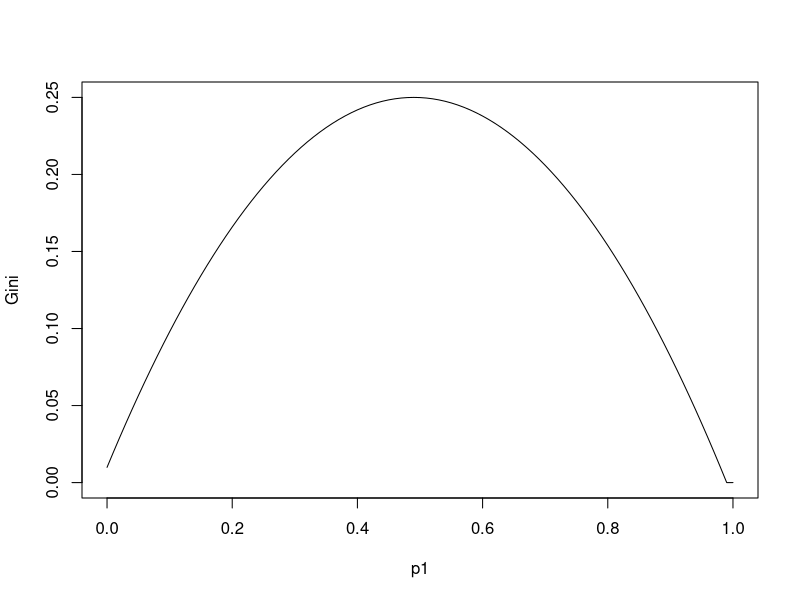
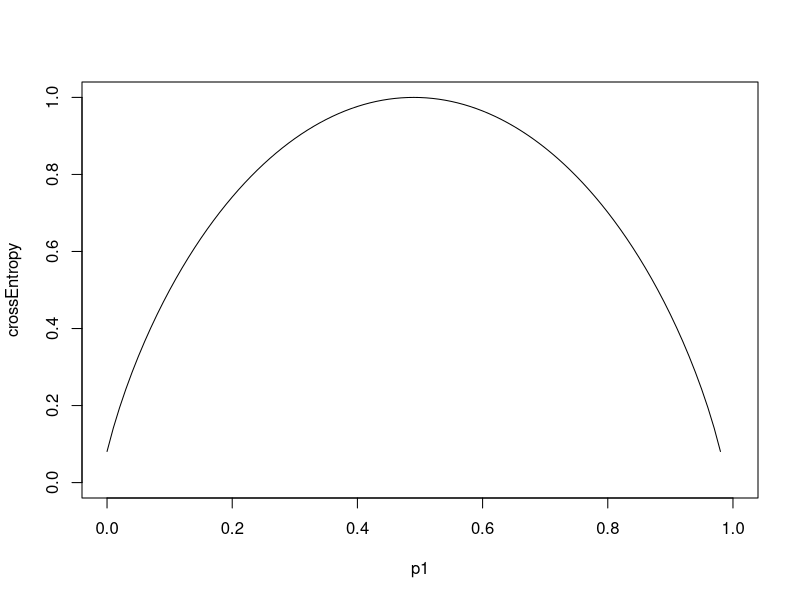
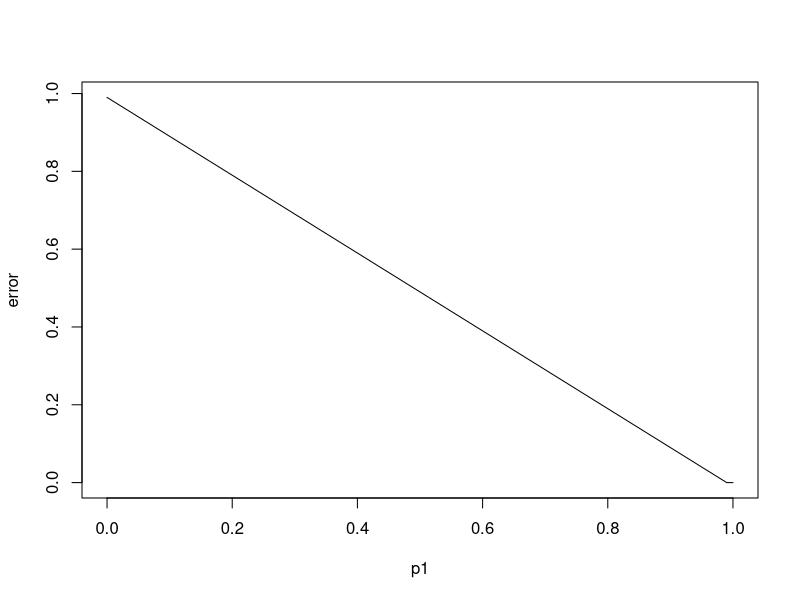

R code for these plots, in order:
# plot Gini index 
Gini = rep(0, 101)
i = 0
p1 = seq(0,1,by=0.01)
for (p in p1) {
  Gini[i] = p * (1 - p)
  i = i + 1
}
plot(p1, Gini, type = "l")

# plot cross-entropy
crossEntropy = rep(0, 101)
i = 0
p1 = seq(0,1,by=0.01)
for (p in p1) {
  crossEntropy[i] = -p * log2(p) - (1-p) * log2(1-p)
  i = i + 1
}
plot(p1, crossEntropy, type="l")

# plot classification error
error = rep(0, 101)
i = 0
p1 = seq(0,1,by=0.01)
for (p in p1) {
  error[i] = 1 - p
  i = i + 1
}
plot(p1, error, type="l")
